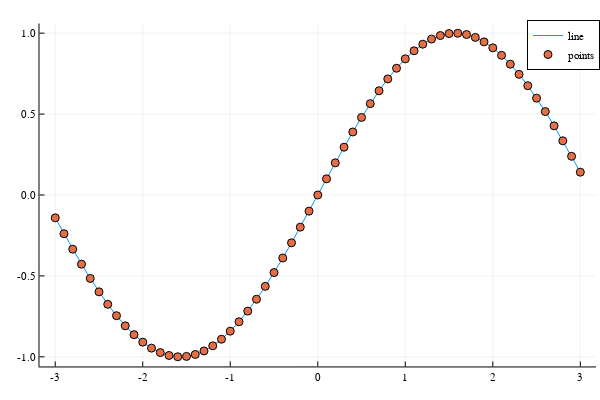

The notebook cell saved with this chart:
### Code cell
plot(x, y, label="line")
scatter!(x, y, label="points")

### Figure 1 — Plotly figure (JSON) as saved in the notebook; plotly's stock layout.template omitted (floating-point values rounded to 4 significant figures)
{"data": [{"colorbar": {"title": ""}, "legendgroup": "line", "line": {"color": "rgba(0, 154, 250, 1.000)", "dash": "solid", "shape": "linear", "width": 1}, "mode": "lines", "name": "line", "showlegend": true, "type": "scatter", "x": [-3, -2.9, -2.8, -2.7, -2.6, -2.5, -2.4, -2.3, -2.2, -2.1, -2, -1.9, -1.8, -1.7, -1.6, -1.5, -1.4, -1.3, -1.2, -1.1, -1, -0.9, -0.8, -0.7, -0.6, -0.5, -0.4, -0.3, -0.2, -0.1, 0, 0.1, 0.2, 0.3, 0.4, 0.5, 0.6, 0.7, 0.8, 0.9, 1, 1.1, 1.2, 1.3, 1.4, 1.5, 1.6, 1.7, 1.8, 1.9, 2, 2.1, 2.2, 2.3, 2.4, 2.5, 2.6, 2.7, 2.8, 2.9, 3], "xaxis": "x", "y": [-0.1411, -0.2392, -0.335, -0.4274, -0.5155, -0.5985, -0.6755, -0.7457, -0.8085, -0.8632, -0.9093, -0.9463, -0.9738, -0.9917, -0.9996, -0.9975, -0.9854, -0.9636, -0.932, -0.8912, -0.8415, -0.7833, -0.7174, -0.6442, -0.5646, -0.4794, -0.3894, -0.2955, -0.1987, -0.09983, 0, 0.09983, 0.1987, 0.2955, 0.3894, 0.4794, 0.5646, 0.6442, 0.7174, 0.7833, 0.8415, 0.8912, 0.932, 0.9636, 0.9854, 0.9975, 0.9996, 0.9917, 0.9738, 0.9463, 0.9093, 0.8632, 0.8085, 0.7457, 0.6755, 0.5985, 0.5155, 0.4274, 0.335, 0.2392, 0.1411], "yaxis": "y", "zmax": null, "zmin": null}, {"colorbar": {"title": ""}, "legendgroup": "points", "marker": {"color": "rgba(227, 111, 71, 1.000)", "line": {"color": "rgba(0, 0, 0, 1.000)", "width": 1}, "size": 8, "symbol": "circle"}, "mode": "markers", "name": "points", "showlegend": true, "type": "scatter", "x": [-3, -2.9, -2.8, -2.7, -2.6, -2.5, -2.4, -2.3, -2.2, -2.1, -2, -1.9, -1.8, -1.7, -1.6, -1.5, -1.4, -1.3, -1.2, -1.1, -1, -0.9, -0.8, -0.7, -0.6, -0.5, -0.4, -0.3, -0.2, -0.1, 0, 0.1, 0.2, 0.3, 0.4, 0.5, 0.6, 0.7, 0.8, 0.9, 1, 1.1, 1.2, 1.3, 1.4, 1.5, 1.6, 1.7, 1.8, 1.9, 2, 2.1, 2.2, 2.3, 2.4, 2.5, 2.6, 2.7, 2.8, 2.9, 3], "xaxis": "x", "y": [-0.1411, -0.2392, -0.335, -0.4274, -0.5155, -0.5985, -0.6755, -0.7457, -0.8085, -0.8632, -0.9093, -0.9463, -0.9738, -0.9917, -0.9996, -0.9975, -0.9854, -0.9636, -0.932, -0.8912, -0.8415, -0.7833, -0.7174, -0.6442, -0.5646, -0.4794, -0.3894, -0.2955, -0.1987, -0.09983, 0, 0.09983, 0.1987, 0.2955, 0.3894, 0.4794, 0.5646, 0.6442, 0.7174, 0.7833, 0.8415, 0.8912, 0.932, 0.9636, 0.9854, 0.9975, 0.9996, 0.9917, 0.9738, 0.9463, 0.9093, 0.8632, 0.8085, 0.7457, 0.6755, 0.5985, 0.5155, 0.4274, 0.335, 0.2392, 0.1411], "yaxis": "y", "zmax": null, "zmin": null}], "layout": {"annotations": [], "height": 400, "legend": {"bgcolor": "rgba(255, 255, 255, 1.000)", "bordercolor": "rgba(0, 0, 0, 1.000)", "borderwidth": 1, "font": {"color": "rgba(0, 0, 0, 1.000)", "family": "sans-serif", "size": 11}, "title": {"font": {"color": "rgba(0, 0, 0, 1.000)", "family": "sans-serif", "size": 15}, "text": ""}, "tracegroupgap": 0, "traceorder": "normal", "x": 1, "xanchor": "auto", "y": 1, "yanchor": "auto"}, "margin": {"b": 20, "l": 0, "r": 0, "t": 20}, "paper_bgcolor": "rgba(255, 255, 255, 1.000)", "plot_bgcolor": "rgba(255, 255, 255, 1.000)", "showlegend": true, "width": 600, "xaxis": {"anchor": "y", "domain": [0.06582, 0.9934], "gridcolor": "rgba(0, 0, 0, 0.100)", "gridwidth": 0.5, "linecolor": "rgba(0, 0, 0, 1.000)", "mirror": false, "range": [-3.18, 3.18], "showgrid": true, "showline": true, "showticklabels": true, "tickangle": 0, "tickcolor": "rgb(0, 0, 0)", "tickfont": {"color": "rgba(0, 0, 0, 1.000)", "family": "sans-serif", "size": 11}, "tickmode": "array", "ticks": "inside", "ticktext": ["-3", "-2", "-1", "0", "1", "2", "3"], "tickvals": [-3, -2, -1, 0, 1, 2, 3], "title": "", "titlefont": {"color": "rgba(0, 0, 0, 1.000)", "family": "sans-serif", "size": 15}, "type": "-", "visible": true, "zeroline": false, "zerolinecolor": "rgba(0, 0, 0, 1.000)"}, "yaxis": {"anchor": "x", "domain": [0.03762, 0.9902], "gridcolor": "rgba(0, 0, 0, 0.100)", "gridwidth": 0.5, "linecolor": "rgba(0, 0, 0, 1.000)", "mirror": false, "range": [-1.06, 1.06], "showgrid": true, "showline": true, "showticklabels": true, "tickangle": 0, "tickcolor": "rgb(0, 0, 0)", "tickfont": {"color": "rgba(0, 0, 0, 1.000)", "family": "sans-serif", "size": 11}, "tickmode": "array", "ticks": "inside", "ticktext": ["-1.0", "-0.5", "0.0", "0.5", "1.0"], "tickvals": [-1, -0.5, 0, 0.5, 1], "title": "", "titlefont": {"color": "rgba(0, 0, 0, 1.000)", "family": "sans-serif", "size": 15}, "type": "-", "visible": true, "zeroline": false, "zerolinecolor": "rgba(0, 0, 0, 1.000)"}}}
